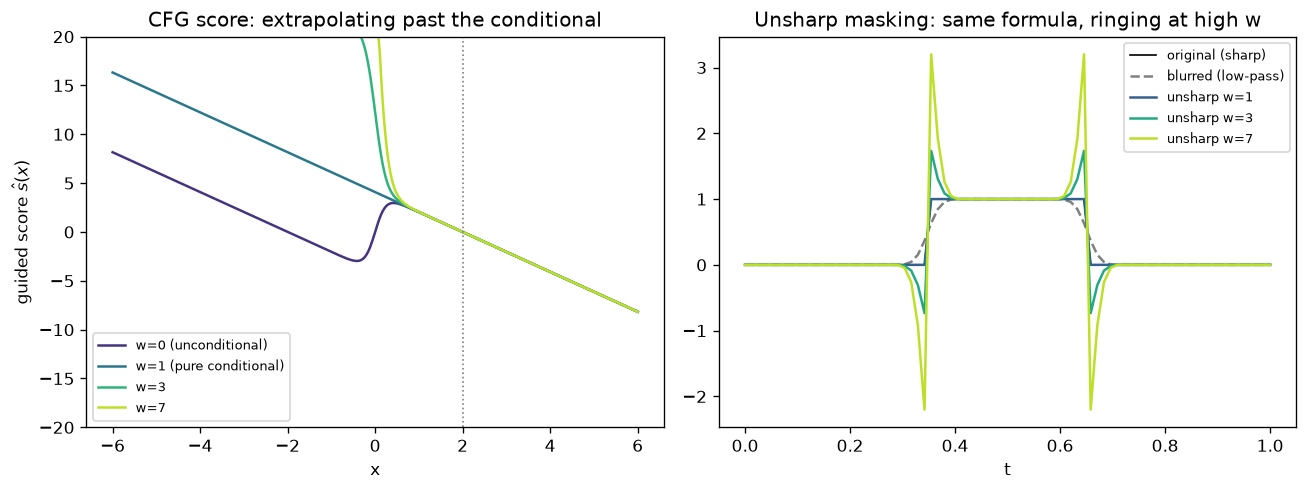

This chart was generated by the following Python code:
import numpy as np
import matplotlib.pyplot as plt

np.random.seed(42)

# ---------- Panel 1: CFG score extrapolation on a toy 1D bimodal setup ----------
v = 0.49  # shared variance for both toy "modes" (arbitrary small value, not from real data)


def gaussian_score(x, mu, var):
    return -(x - mu) / var


def mixture_score(x, mus, var):
    # p(x) = 0.5*N(x; mus[0], var) + 0.5*N(x; mus[1], var); score = d/dx log p(x)
    pdfs = [np.exp(-((x - mu) ** 2) / (2 * var)) / np.sqrt(2 * np.pi * var) for mu in mus]
    p = 0.5 * pdfs[0] + 0.5 * pdfs[1]
    dpdfs = [-(x - mu) / var * pdf for mu, pdf in zip(mus, pdfs)]
    dp = 0.5 * dpdfs[0] + 0.5 * dpdfs[1]
    return dp / p


x = np.linspace(-6, 6, 400)
s_uncond = mixture_score(x, (-2.0, 2.0), v)          # unconditional: mixture of two classes
s_cond = gaussian_score(x, 2.0, v)                    # conditioned on class "+2" only

ws = [0.0, 1.0, 3.0, 7.0]
fig, axes = plt.subplots(1, 2, figsize=(11, 4.2))

ax = axes[0]
colors = plt.cm.viridis(np.linspace(0.15, 0.9, len(ws)))
for w, c in zip(ws, colors):
    s_cfg = (1 - w) * s_uncond + w * s_cond
    tag = " (unconditional)" if w == 0 else (" (pure conditional)" if w == 1 else "")
    ax.plot(x, np.clip(s_cfg, -20, 20), color=c, label=f"w={w:g}{tag}")
ax.axvline(2.0, color="gray", linestyle=":", linewidth=1)
ax.set_title("CFG score: extrapolating past the conditional")
ax.set_xlabel("x")
ax.set_ylabel(r"guided score $\hat{s}(x)$")
ax.legend(fontsize=8)
ax.set_ylim(-20, 20)

# ---------- Panel 2: unsharp masking is the DSP twin of the same formula ----------
n = 80
t = np.linspace(0, 1, n)
signal = (np.abs(t - 0.5) < 0.15).astype(float)  # clean rectangular pulse, plays the role of s_cond

kernel_size = 9
kernel = np.exp(-0.5 * ((np.arange(kernel_size) - kernel_size // 2) / 1.5) ** 2)
kernel /= kernel.sum()
blurred = np.convolve(signal, kernel, mode="same")  # low-pass version, plays the role of s_uncond

ax = axes[1]
ax.plot(t, signal, color="black", linewidth=1, label="original (sharp)")
ax.plot(t, blurred, color="gray", linestyle="--", label="blurred (low-pass)")
for w, c in zip([1, 3, 7], plt.cm.viridis(np.linspace(0.3, 0.9, 3))):
    sharpened = blurred + w * (signal - blurred)  # unsharp mask: identical algebraic form to CFG
    ax.plot(t, sharpened, color=c, label=f"unsharp w={w}")
ax.set_title("Unsharp masking: same formula, ringing at high w")
ax.set_xlabel("t")
ax.legend(fontsize=8)

plt.tight_layout()
plt.savefig("graph_DAY_86.png", dpi=120, bbox_inches="tight")
